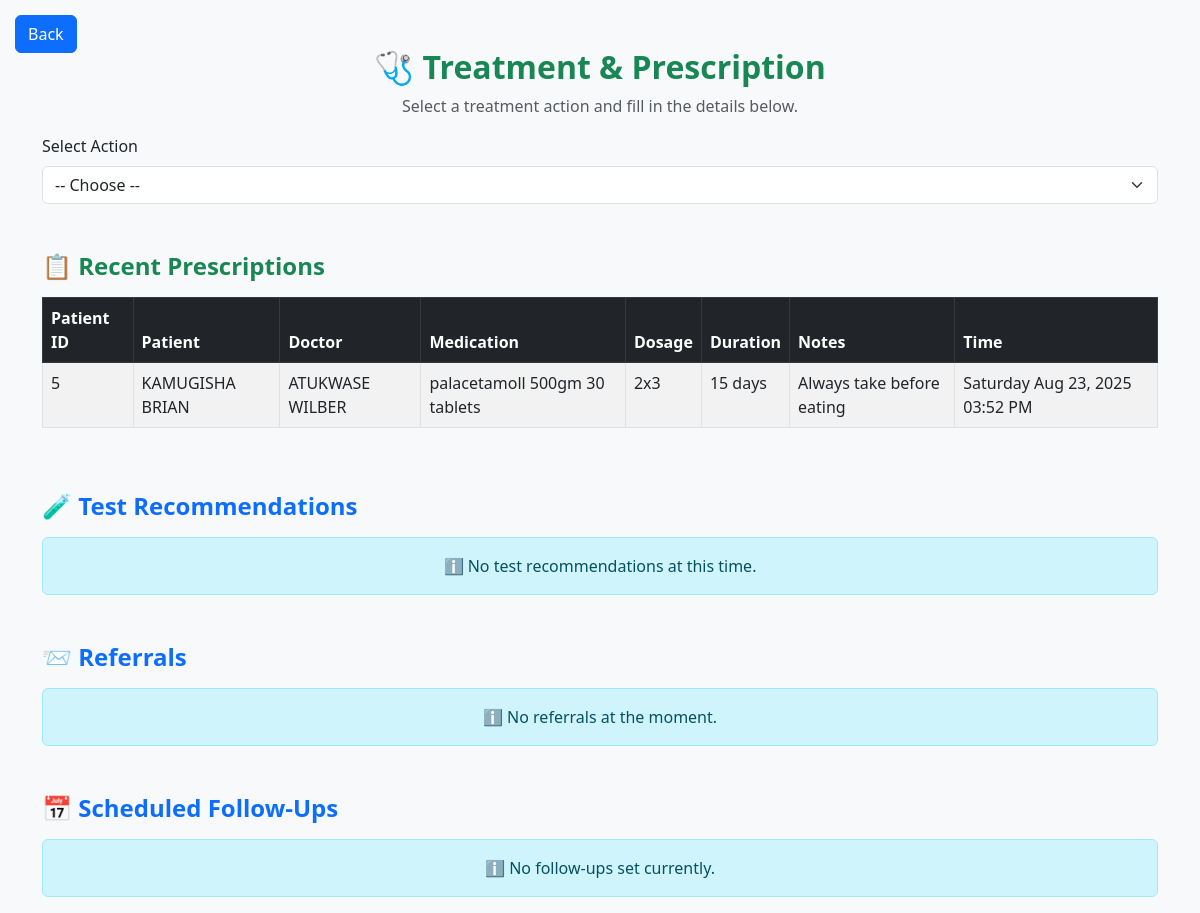
The app's page /doctor/prescribe (signed in) with its own data.
### tables this page shows
CREATE TABLE prescriptions (
                id INTEGER PRIMARY KEY AUTOINCREMENT,
                patient_id INTEGER NOT NULL,
                appointment_id INTEGER NOT NULL,
                doctor_id INTEGER NOT NULL,
                medication TEXT NOT NULL,
                dosage TEXT NOT NULL,
                duration TEXT NOT NULL,
                notes TEXT,
                created_at TEXT DEFAULT (DATETIME('now'))
            );

### routes/doctor_routes.py (the view, shortened to what this page needs)
@doctor_bp.route('/prescribe', methods=['GET', 'POST'])
def prescribe():
    role = session.get('role', '').strip().upper()
    user_id = session.get('user_id')
    print(f"🧠 Session doctor ID: {user_id}")  # Debug session print
    if not user_id or role != 'DOCTOR':
        flash('Access denied.', 'danger')
        return redirect(url_for('auth.role_login'))
    conn = get_db_connection()
    conn.execute("PRAGMA foreign_keys = ON")
    conn.row_factory = sqlite3.Row
    cursor = conn.cursor()
    doctor = fetch_doctor(user_id)
    patients = fetch_prescribed_patients_for_doctor(user_id)
    doctors = fetch_all_doctors()
    appointments = fetch_appointments_for_doctor(user_id)
    cursor.execute("""
        SELECT p.patient_id, p.medication, p.dosage, p.duration, p.notes, p.created_at,
               pt.first_name || ' ' || pt.last_name AS patient_name,
               d.first_name || ' ' || d.last_name AS doctor_name
        FROM prescriptions p
        JOIN patients pt ON p.patient_id = pt.id
        JOIN users d ON p.doctor_id = d.id
        WHERE p.doctor_id = ?
        ORDER BY p.created_at DESC
    """, (user_id,))
    prescriptions = cursor.fetchall()
    print(f"🩺 Prescription count: {len(prescriptions)}")
    for p in prescriptions[:5]:
        print(f"🧾 {p['patient_name']} - {p['medication']} ({p['dosage']})")
    if not prescriptions:
        flash("⚠️ No prescriptions found yet.", "info")
    conn.close()
    return render_template('doctor/treatment_and_prescription.html',
                           doctor=doctor,
                           patients=patients,
                           doctors=doctors,
                           appointments=appointments,
                           prescriptions=prescriptions)

### app.py (called while the page is built)
@app.template_filter('datetime')
def format_datetime(value, format='%A %b %d, %Y %I:%M %p'):
    if isinstance(value, str):
        try:
            value = datetime.strptime(value, '%Y-%m-%d %H:%M:%S')
        except ValueError:
            return value
    return value.strftime(format)

### routes/doctor_routes.py (called while the page is built)
def fetch_prescribed_patients_for_doctor(user_id):
    conn = get_db_connection()
    conn.execute("PRAGMA foreign_keys = ON")
    conn.row_factory = sqlite3.Row
    cursor = conn.cursor()
    cursor.execute("""
        SELECT DISTINCT pt.id, pt.first_name, pt.last_name
        FROM prescriptions p
        JOIN patients pt ON p.patient_id = pt.id
        WHERE p.doctor_id = ?
        ORDER BY pt.first_name ASC
    """, (user_id,))
    patients = cursor.fetchall()
    conn.close()
    return patients

def fetch_all_doctors():
    conn = get_db_connection()
    conn.execute("PRAGMA foreign_keys = ON")
    conn.row_factory = sqlite3.Row
    cursor = conn.cursor()
    cursor.execute("""
        SELECT u.id, u.first_name, u.last_name
        FROM users u
        JOIN roles r ON u.role_id = r.id
        WHERE LOWER(r.name) = 'doctor'
    """)
    doctors = cursor.fetchall()
    conn.close()
    return doctors

def fetch_doctor(user_id):
    conn = get_db_connection()
    conn.execute("PRAGMA foreign_keys = ON")
    conn.row_factory = sqlite3.Row
    cursor = conn.cursor()
    cursor.execute("""
        SELECT u.id, u.first_name, u.last_name
        FROM users u
        JOIN roles r ON u.role_id = r.id
        WHERE u.id = ? AND LOWER(r.name) = 'doctor'
    """, (user_id,))
    doctor = cursor.fetchone()
    conn.close()
    return doctor

def fetch_appointments_for_doctor(doctor_id):
    print(f"🔍 Fetching appointments for doctor ID: {doctor_id}")  # Debug print
    conn = get_db_connection()
    conn.execute("PRAGMA foreign_keys = ON")
    conn.row_factory = sqlite3.Row
    cursor = conn.cursor()
    cursor.execute("""
        SELECT a.id, a.patient_id, pt.first_name || ' ' || pt.last_name AS patient_name
        FROM appointments a
        JOIN patients pt ON a.patient_id = pt.id
        WHERE a.doctor_id = ?
        ORDER BY a.id DESC
    """, (doctor_id,))
    appointments = cursor.fetchall()
    conn.close()
    return appointments

### templates/doctor/treatment_and_prescription.html (shortened to what this page needs)
<!DOCTYPE html>
<html lang="en">
<head>
  <link href="https://cdn.jsdelivr.net/npm/bootstrap@5.3.0/dist/css/bootstrap.min.css" rel="stylesheet">
</head>
<body class="bg-light">
  <button class="btn btn-primary text-white back-btn" onclick="window.history.back()">Back</button>
  <div class="container mt-5">
    <h2 class="text-center fw-bold text-success">🩺 Treatment & Prescription</h2>
    <p class="text-center text-muted">Select a treatment action and fill in the details below.</p>
    <div class="mb-4">
      <label for="action_type" class="form-label">Select Action</label>
      <select id="action_type" class="form-select" onchange="toggleSection(this.value)">
        <option value="">-- Choose --</option>
      </select>
    </div>
    <div class="mt-5">
      <h4 class="fw-bold text-success mb-3">📋 Recent Prescriptions</h4>
      {% if prescriptions %}
        <div class="table-responsive">
          <table class="table table-bordered table-striped table-hover">
            <thead class="table-dark">
              <tr>
                <th>Patient ID</th>
                <th>Patient</th>
                <th>Doctor</th>
                <th>Medication</th>
                <th>Dosage</th>
                <th>Duration</th>
                <th>Notes</th>
                <th>Time</th>
              </tr>
            </thead>
            <tbody>
              {% for p in prescriptions %}
              <tr>
                <td>{{ p.patient_id }}</td>
                <td>{{ p.patient_name }}</td>
                <td>{{ p.doctor_name }}</td>
                <td>{{ p.medication }}</td>
                <td>{{ p.dosage }}</td>
                <td>{{ p.duration }}</td>
                <td>{{ p.notes }}</td>
                <td>{{ p.created_at | datetime }}</td>
              </tr>
              {% endfor %}
            </tbody>
          </table>
        </div>
      {% else %}
        <div class="alert alert-warning text-center">
          ⚠️ No prescriptions yet at the moment.
        </div>
      {% endif %}
    </div>
    <div class="mt-5">
      <h4 class="fw-bold text-primary mb-3">🧪 Test Recommendations</h4>
      {% if recommendations %}
        <div class="table-responsive">
          <table class="table table-bordered table-striped table-hover">
            <thead class="table-dark">
              <tr>
                <th>Patient</th>
                <th>Test Name</th>
                <th>Reason</th>
                <th>Time</th>
              </tr>
            </thead>
            <tbody>
              {% for r in recommendations %}
              <tr>
                <td>{{ r.patient_name }}</td>
                <td>{{ r.test_name }}</td>
                <td>{{ r.reason }}</td>
                <td>{{ r.created_at | datetime }}</td>
              </tr>
              {% endfor %}
            </tbody>
          </table>
        </div>
      {% else %}
        <div class="alert alert-info text-center">
          ℹ️ No test recommendations at this time.
        </div>
      {% endif %}
    </div>
    <div class="mt-5">
      <h4 class="fw-bold text-primary mb-3">📨 Referrals</h4>
      {% if referrals %}
        <div class="table-responsive">
          <table class="table table-bordered table-striped table-hover">
            <thead class="table-dark">
              <tr>
                <th>Patient</th>
                <th>Referred To</th>
                <th>Reason</th>
                <th>Time</th>
              </tr>
            </thead>
            <tbody>
              {% for r in referrals %}
              <tr>
                <td>{{ r.patient_name }}</td>
                <td>{{ r.referred_to }}</td>
                <td>{{ r.reason }}</td>
                <td>{{ r.created_at | datetime }}</td>
              </tr>
              {% endfor %}
            </tbody>
          </table>
        </div>
      {% else %}
        <div class="alert alert-info text-center">
          ℹ️ No referrals at the moment.
        </div>
      {% endif %}
    </div>
    <div class="mt-5">
      <h4 class="fw-bold text-primary mb-3">📅 Scheduled Follow-Ups</h4>
      {% if follow_ups %}
        <div class="table-responsive">
          <table class="table table-bordered table-striped table-hover">
            <thead class="table-dark">
              <tr>
                <th>Patient</th>
                <th>Follow-Up Date</th>
                <th>Notes</th>
                <th>Scheduled At</th>
              </tr>
            </thead>
            <tbody>
              {% for f in follow_ups %}
              <tr>
                <td>{{ f.patient_name }}</td>
                <td>{{ f.follow_up_date }}</td>
                <td>{{ f.notes }}</td>
                <td>{{ f.created_at | datetime }}</td>
              </tr>
              {% endfor %}
            </tbody>
          </table>
        </div>
      {% else %}
        <div class="alert alert-info text-center">
          ℹ️ No follow-ups set currently.
        </div>
      {% endif %}
    </div>
  </div>
</body>
</html>

### templates/doctor/treatment_and_prescription.html (style rules this page uses)
.back-btn { position: absolute; top: 15px; left: 15px; }

### records on screen
prescriptions: patient_id "5", patient_name "KAMUGISHA BRIAN", doctor_name "ATUKWASE WILBER", medication "palacetamoll 500gm 30 tablets", dosage "2x3", duration "15 days", notes "Always take before eating", created_at "Saturday Aug 23, 2025 03:52 PM"
